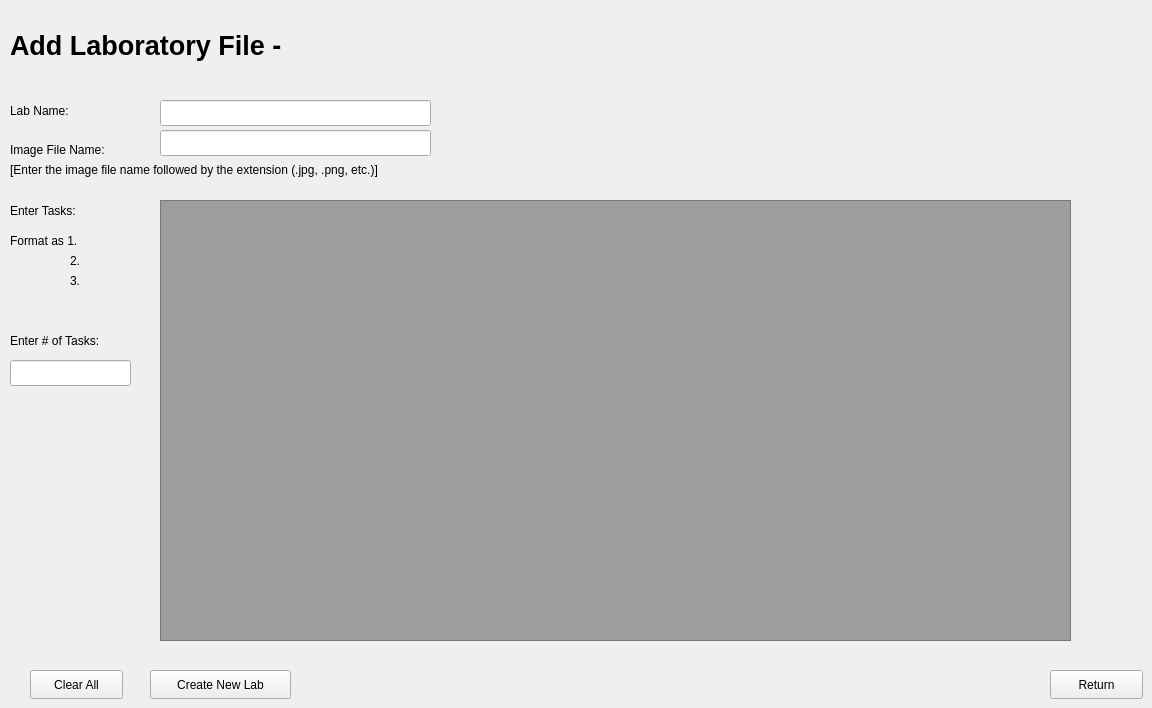
    <widget class="QWidget" name="AddLabPg">
     <widget class="QPushButton" name="ReturnH_LPg">
      <property name="geometry">
       <rect>
        <x>1050</x>
        <y>670</y>
        <width>93</width>
        <height>29</height>
       </rect>
      </property>
      <property name="text">
       <string>Return</string>
      </property>
     </widget>
     <widget class="QLineEdit" name="eName">
      <property name="geometry">
       <rect>
        <x>160</x>
        <y>100</y>
        <width>271</width>
        <height>26</height>
       </rect>
      </property>
     </widget>
     <widget class="QLabel" name="PageLabel">
      <property name="geometry">
       <rect>
        <x>10</x>
        <y>10</y>
        <width>361</width>
        <height>71</height>
       </rect>
      </property>
      <property name="font">
       <font>
        <pointsize>20</pointsize>
        <bold>true</bold>
       </font>
      </property>
      <property name="text">
       <string>Add Laboratory File - </string>
      </property>
     </widget>
     <widget class="QLabel" name="lName">
      <property name="geometry">
       <rect>
        <x>10</x>
        <y>100</y>
        <width>91</width>
        <height>21</height>
       </rect>
      </property>
      <property name="text">
       <string>Lab Name: </string>
      </property>
     </widget>
     <widget class="QLabel" name="lPic">
      <property name="geometry">
       <rect>
        <x>10</x>
        <y>140</y>
        <width>120</width>
        <height>20</height>
       </rect>
      </property>
      <property name="text">
       <string>Image File Name: </string>
      </property>
     </widget>
     <widget class="QLabel" name="lPic_2">
      <property name="geometry">
       <rect>
        <x>10</x>
        <y>160</y>
        <width>461</width>
        <height>20</height>
       </rect>
      </property>
      <property name="layoutDirection">
       <enum>Qt::LayoutDirection::LeftToRight</enum>
      </property>
      <property name="autoFillBackground">
       <bool>false</bool>
      </property>
      <property name="text">
       <string>[Enter the image file name followed by the extension (.jpg, .png, etc.)]</string>
      </property>
     </widget>
     <widget class="QLineEdit" name="ePic">
      <property name="geometry">
       <rect>
        <x>160</x>
        <y>130</y>
        <width>271</width>
        <height>26</height>
       </rect>
      </property>
     </widget>
     <widget class="QLabel" name="lTasks">
      <property name="geometry">
       <rect>
        <x>10</x>
        <y>200</y>
        <width>91</width>
        <height>21</height>
       </rect>
      </property>
      <property name="text">
       <string>Enter Tasks: </string>
      </property>
     </widget>
     <widget class="QTextEdit" name="eTasks">
      <property name="geometry">
       <rect>
        <x>160</x>
        <y>200</y>
        <width>911</width>
        <height>441</height>
       </rect>
      </property>
      <property name="styleSheet">
       <string notr="true">background-color: rgb(157, 157, 157);</string>
      </property>
     </widget>
     <widget class="QLabel" name="lTasks_2">
      <property name="geometry">
       <rect>
        <x>10</x>
        <y>230</y>
        <width>91</width>
        <height>21</height>
       </rect>
      </property>
      <property name="text">
       <string>Format as 1. </string>
      </property>
     </widget>
     <widget class="QLabel" name="lTasks_3">
      <property name="geometry">
       <rect>
        <x>70</x>
        <y>250</y>
        <width>21</width>
        <height>21</height>
       </rect>
      </property>
      <property name="text">
       <string>2. </string>
      </property>
     </widget>
     <widget class="QLabel" name="lTasks_4">
      <property name="geometry">
       <rect>
        <x>70</x>
        <y>270</y>
        <width>21</width>
        <height>21</height>
       </rect>
      </property>
      <property name="text">
       <string>3.</string>
      </property>
     </widget>
     <widget class="QPushButton" name="ClearAll">
      <property name="geometry">
       <rect>
        <x>30</x>
        <y>670</y>
        <width>93</width>
        <height>29</height>
       </rect>
      </property>
      <property name="text">
       <string>Clear All</string>
      </property>
     </widget>
     <widget class="QPushButton" name="CreateLab">
      <property name="geometry">
       <rect>
        <x>150</x>
        <y>670</y>
        <width>141</width>
        <height>29</height>
       </rect>
      </property>
      <property name="text">
       <string>Create New Lab</string>
      </property>
     </widget>
     <widget class="QLabel" name="lTaskNum">
      <property name="geometry">
       <rect>
        <x>10</x>
        <y>330</y>
        <width>131</width>
        <height>21</height>
       </rect>
      </property>
      <property name="text">
       <string>Enter # of Tasks:</string>
      </property>
     </widget>
     <widget class="QLineEdit" name="eTaskNum">
      <property name="geometry">
       <rect>
        <x>10</x>
        <y>360</y>
        <width>121</width>
        <height>26</height>
       </rect>
      </property>
     </widget>
    </widget>
